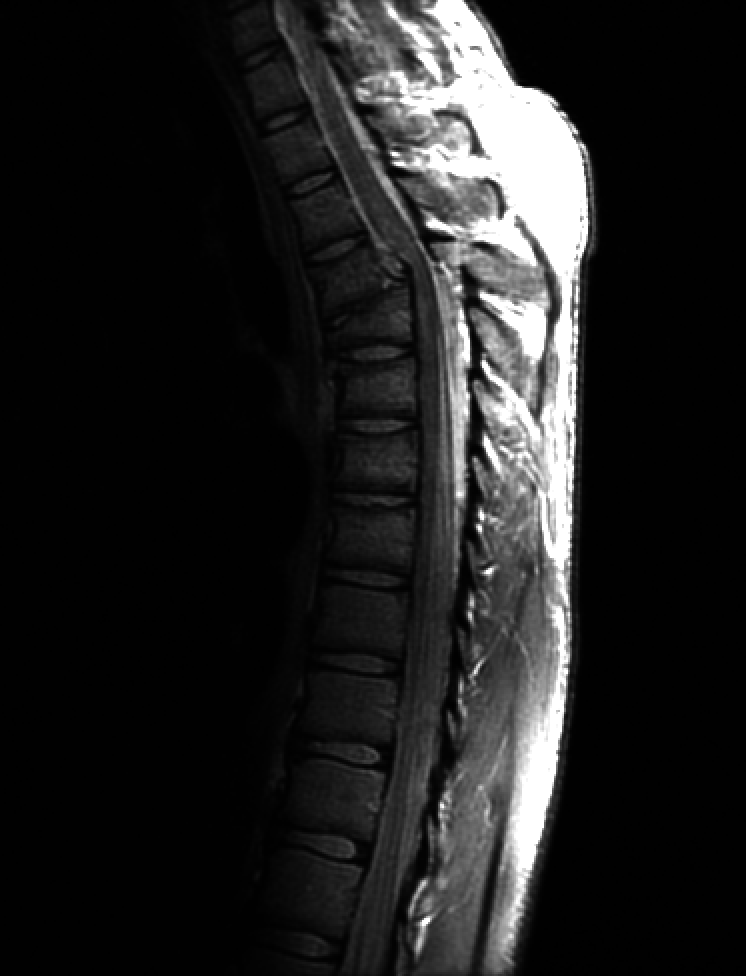
#> input picture Exercícios - Transformações e Histograma/fractured_spine.tif, 746 x 976 px
$ python transformacaologaritmica.py
#> lines starting #> are read from the running program, lines starting #| are printed output that depends on the picture
import cv2
import numpy as np
import matplotlib.pyplot as plt

# Carregar a imagem em escala de cinza
imagem = cv2.imread('fractured_spine.tif', 0)
#> imagem is the input picture: shape (976, 746); min 0, max 255, mean 32.6

# Criar uma figura para exibir as imagens
plt.figure(figsize=(12, 6))

# Aplicar a transformação logarítmica com diferentes valores de c
valores_c = [10, 50, 100]  # Você pode ajustar esses valores conforme necessário

for i, c in enumerate(valores_c):
    # Aplicar a transformação logarítmica
    imagem_transformada = c * np.log1p(imagem)
    imagem_transformada = np.uint8(imagem_transformada)

    # Plotar a imagem transformada em uma grade
    plt.subplot(1, len(valores_c), i + 1)
    plt.imshow(imagem_transformada, cmap='gray')
    plt.title(f'Transformação Logarítmica (c={c})')
    plt.axis('off')
#> this loop made 3 passes
#> pass 1, `imagem_transformada = c * np.log1p(imagem)`:
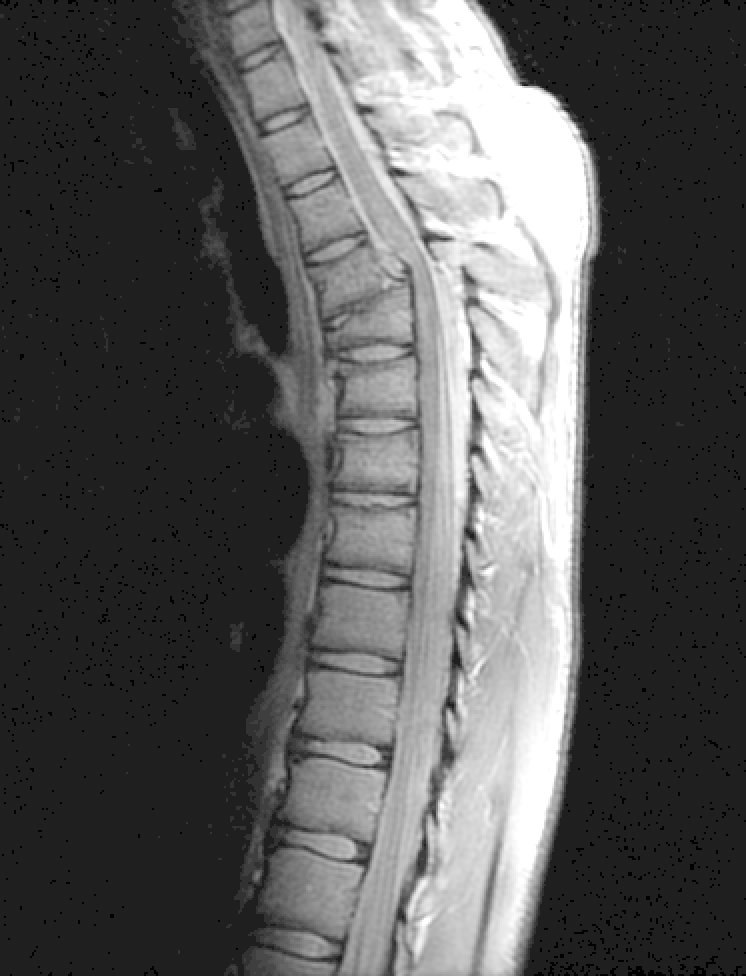
#> imagem_transformada: shape (976, 746) float16; min 0, max 55.47, mean 19.4; drawn with min black and max white
#> pass 1, `imagem_transformada = np.uint8(imagem_transformada)`:
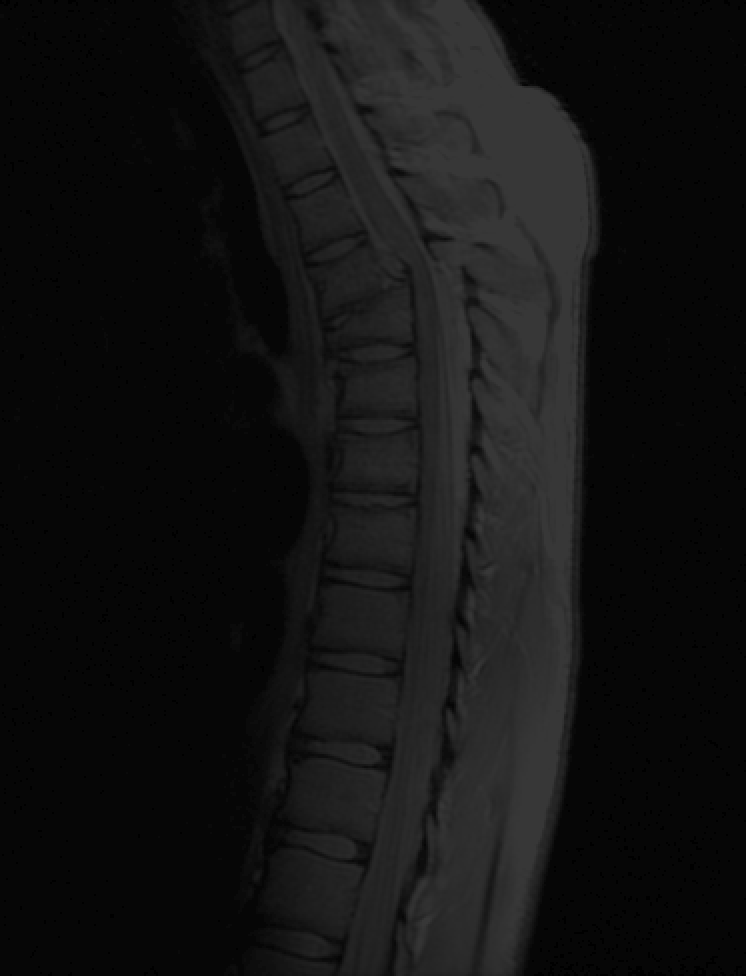
#> imagem_transformada: shape (976, 746); min 0, max 55, mean 18.6
#> pass 2, `imagem_transformada = np.uint8(imagem_transformada)`:
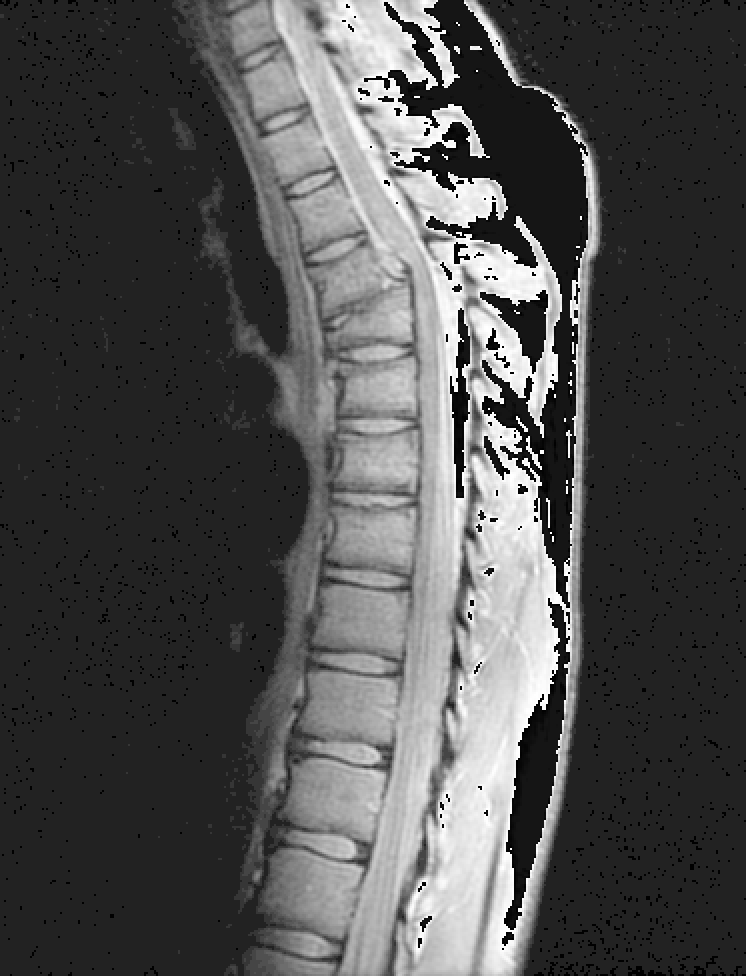
#> imagem_transformada: shape (976, 746); min 0, max 255, mean 78.4

plt.tight_layout()
plt.show()
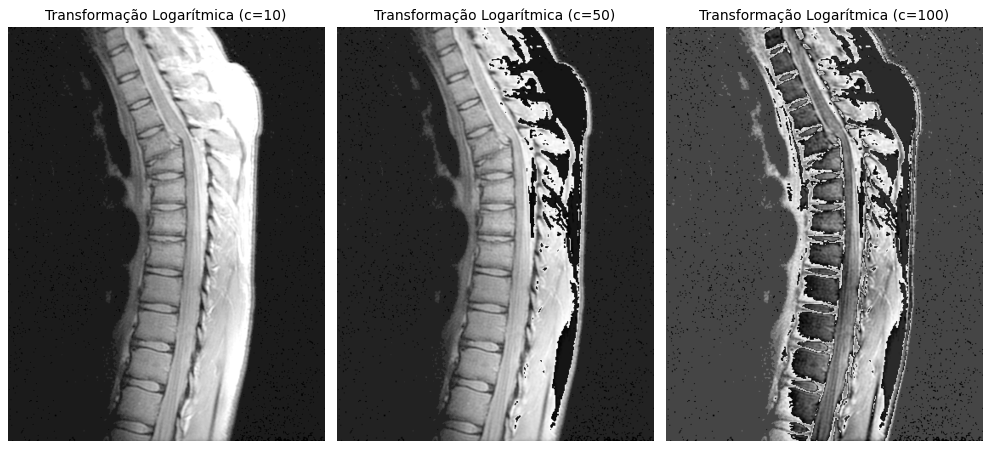
#> figure drawn by matplotlib, 3 panels
